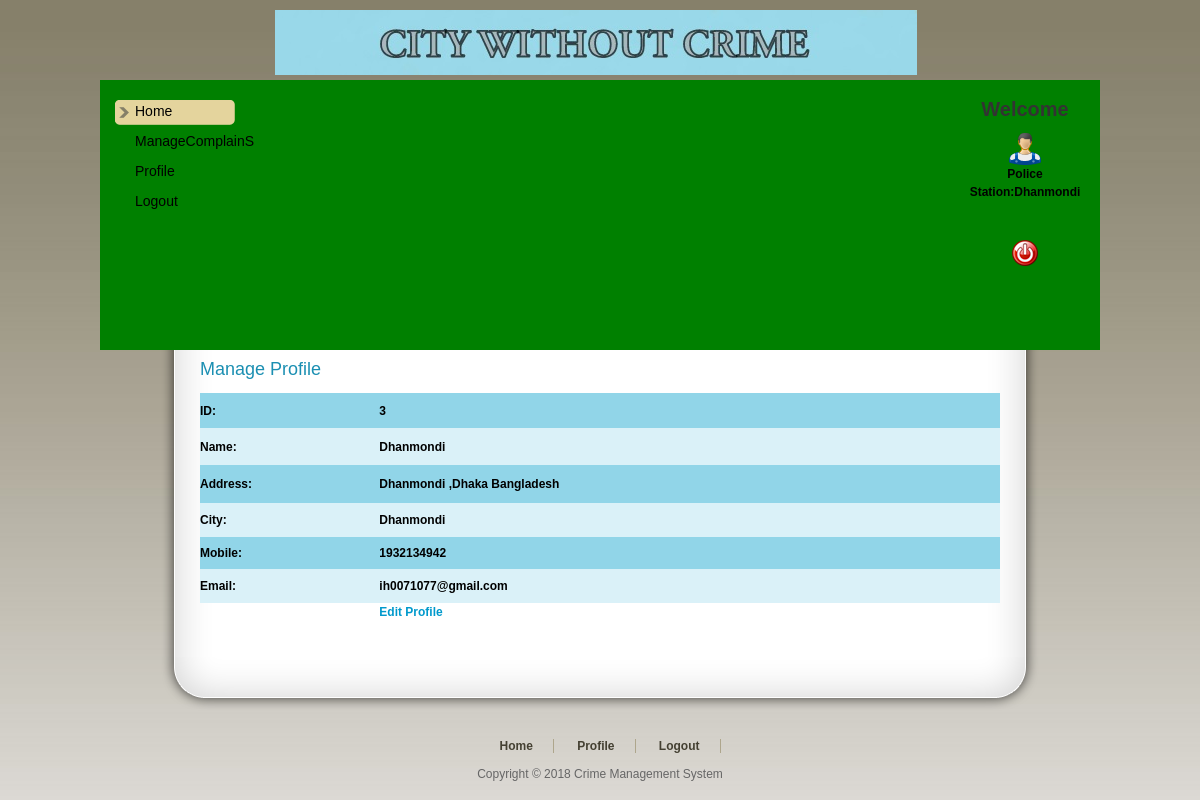
Page /PoliceStation/Profile.php (signed in) on the committed database.
### tables this page shows
CREATE TABLE `policestation_tbl` (
  `Station_Id` int(11) NOT NULL,
  `Station_Name` varchar(20) NOT NULL,
  `Address` varchar(100) NOT NULL,
  `City` varchar(20) NOT NULL,
  `Email` varchar(30) NOT NULL,
  `Mobile` int(11) NOT NULL,
  `UserName` varchar(20) NOT NULL,
  `Password` varchar(20) NOT NULL
);

### PoliceStation/Profile.php (the view, shortened to what this page needs)
<!DOCTYPE html PUBLIC "-//W3C//DTD XHTML 1.0 Transitional//EN" "http://www.w3.org/TR/xhtml1/DTD/xhtml1-transitional.dtd">
<html xmlns="http://www.w3.org/1999/xhtml">
    <head>
        <link href="templatemo_style.css" rel="stylesheet" type="text/css" />
    </head>
    <body>
        <div id="templatemo_wrapper">
            <?php
            include "Header.php"
            ?>
            <div id="templatemo_content">
                <div class="section_w800">
                    <h2>Manage Profile</h2>
                    <?php
                  $con = mysqli_connect("localhost", "root","","cms");
                    $sql = "select * from policestation_tbl where Station_Id='" . $_SESSION['ID'] . "' ";
                    $result = mysqli_query($con,$sql);
                    while ($row = mysqli_fetch_array($result)) {
                        $Id = $row['Station_Id'];
                        $Name = $row['Station_Name'];
                        $Address = $row['Address'];
                        $City = $row['City'];
                        $Email = $row['Email'];
                        $Mobile = $row['Mobile'];
                    }
                    ?>
                    <table width="100%" height="246" border="0" cellpadding="0" cellspacing="0">
                        <tr>
                            <td height="35" bgcolor="#91D5E8"><span class="style5">ID:</span></td>
                            <td bgcolor="#91D5E8"><span class="style5"><?php echo $Id; ?></span></td>
                        </tr>
                        <tr>
                            <td height="37" bgcolor="#DAF1F8"><span class="style5"><strong>Name:</strong></span></td>
                            <td bgcolor="#DAF1F8"><span class="style5"><?php echo $Name; ?></span></td>
                        </tr>
                        <tr>
                            <td height="38" bgcolor="#91D5E8"><span class="style5"><strong>Address:</strong></span></td>
                            <td bgcolor="#91D5E8"><span class="style5"><?php echo $Address; ?></span></td>
                        </tr>
                        <tr>
                            <td height="34" bgcolor="#DAF1F8"><span class="style5"><strong>City:</strong></span></td>
                            <td bgcolor="#DAF1F8"><span class="style5"><?php echo $City; ?></span></td>
                        </tr>
                        <tr>
                            <td height="32" bgcolor="#91D5E8"><span class="style5"><strong>Mobile:</strong></span></td>
                            <td bgcolor="#91D5E8"><span class="style5"><?php echo $Mobile; ?></span></td>
                        </tr>
                        <tr>
                            <td height="34" bgcolor="#DAF1F8"><span class="style5"><strong>Email:</strong></span></td>
                            <td bgcolor="#DAF1F8"><span class="style5"><?php echo $Email; ?></span></td>
                        </tr>
                        <tr>
                            <td>&nbsp;</td>
                            <td><a href="EditProfile.php?StationId=<?php echo $Id; ?>"><strong>Edit Profile</strong></a></td>
                        </tr>
                        <tr>
                            <td>&nbsp;</td>
                            <td>&nbsp;</td>
                        </tr>
                    </table>
                    <p>&nbsp;</p>
                </div>
            </div>
<?php
include "Footer.php";
?>
        </div>
    </body>
</html>

### PoliceStation/templatemo_style.css (style rules this page uses)
body { margin: 0; padding: 0; line-height: 1.5em; font-family: Arial, Helvetica, sans-serif; font-size: 12px; color: #666; background: #666 url(images/templatemo_body.jpg) repeat-x top; }
a:link, a:visited { color: #0099CC; text-decoration: none; font-weight: normal; }
p { margin: 0px; padding: 0px; }
h2 { margin: 0 0 5px 0; padding: 10px 0; font-size: 24px; font-weight: normal; color: #1b8fb2; }
#templatemo_wrapper { width: 1000px; margin: 0 auto; }
#templatemo_content { clear: both; width: 800px; padding: 0 100px; background: url(images/templatemo_content_middle.png) repeat-y center; }
#templatemo_content h2 { font-size: 18px; }
.section_w800 { clear: both; width: 800px; }

### PoliceStation/Profile.php (style rules this page uses)
.style5 { color: #000000; font-weight: bold; }

### rows in the picture
policestation_tbl: Station_Id "3", Station_Name "Dhanmondi", Address "Dhanmondi ,Dhaka Bangladesh", City "Dhanmondi", Mobile "1932134942", Email "ih0071077@gmail.com"

### other values in the picture
$_SESSION['Name'] "Dhanmondi"
